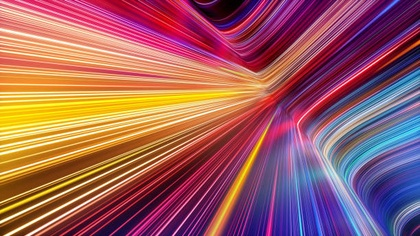
%> input picture Practica_6/img2.jpg, 420 x 236 px, shrunk from 612 x 344 before the run
$ octave p6_A.m   (GNU Octave 9; MATLAB toolbox functions it lacks are replaced by stand-ins)
%> lines starting %> are read from the running program, lines starting %| are printed output that depends on the picture

clc
close all

a = imread('img2.jpg');
%> a is the input picture: size 236x420x3 uint8; mean R, G, B 157, 94, 96.5

%Muestra la imagen e histogramas originales
b = rgb2gray(a);
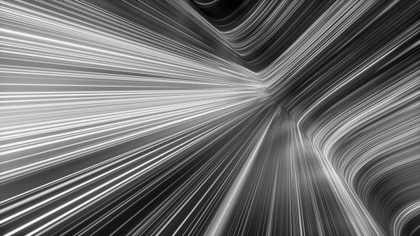
%> b: size 236x420 uint8; min 0, max 252, mean 113.1
subplot(1,2,1)
imshow(b)
subplot(1,2,2)
[freq, gris] = imhist(b);
%> freq = 256 values, max 783 at index 76, min 0 at index 254, mean 387.2; gris = 256 values from 0 to 255
bar(gris, freq, "black")
title('Histograma IMG original')
table = [gris freq];
%> table = 256 rows, first 12: [0 1; 1 14; 2 29; 3 42; 4 47; 5 44; 6 36; 7 36; 8 32; 9 36; 10 36; 11 56]
disp(table)


%recorre el arreglo y sumando los niveles de grises para obtener el divisor
%de la probabilidad
divisor = 0;
for i=1:size(freq)
    divisor = freq(i,1) + divisor;
end
%> this loop made 256 passes
%> divisor on passes 1 to 3: 1, 15, 44
%> after the loop, divisor = 99120
disp("divisor: " + divisor);
%| divisor: 99120


%Realiza la formula
%F(g) = [gmax-gmin]*ProbAcum+Gmin
[gmin,gmax] = bounds(b,"all");
%> gmin = 420 values, max 57 at index 31, min 0 at index 242, mean 20; gmax = 420 values, max 252 at index 7, min 171 at index 284, mean 228
c=b;
[n,m] = size(c);
%> n = 236; m = 420

for i=1:n
    for j=1:m
        %Retorna la probabilidad acumulada para el valor de la matriz
        probabilidad = probAcumulada(freq, divisor,c(i,j)+1);
%> (the run ends here)

$ run again, with Practica_6/tree.JPG copied over Practica_6/img2.jpg
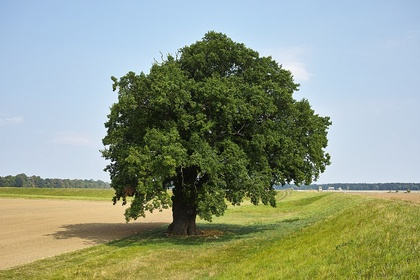
%> input picture Practica_6/tree.JPG, 420 x 280 px, shrunk from 1200 x 800 before the run
%> a is the input picture: size 280x420x3 uint8; mean R, G, B 144.8, 155.9, 133.8
%> `b = rgb2gray(a);`:
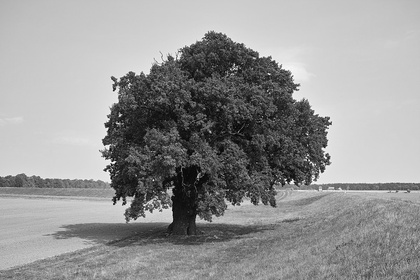
%> b: size 280x420 uint8; min 2, max 254, mean 150.1
%> freq = 256 values, max 3145 at index 205, min 0 at index 1, mean 459.4; gris = 256 values from 0 to 255
%> table = 256 rows, first 12: [0 0; 1 0; 2 2; 3 4; 4 11; 5 10; 6 22; 7 19; 8 32; 9 39; 10 73; 11 89]
%> the loop `for i=1:size(freq)` made 256 passes
%> divisor on passes 1 to 3: 0, 0, 2
%> after the loop `for i=1:size(freq)`: divisor = 117600
%| divisor: 117600
%> gmin = 420 values, max 106 at index 334, min 2 at index 240, mean 45.66; gmax = 420 values, max 254 at index 287, min 217 at index 212, mean 232.4
